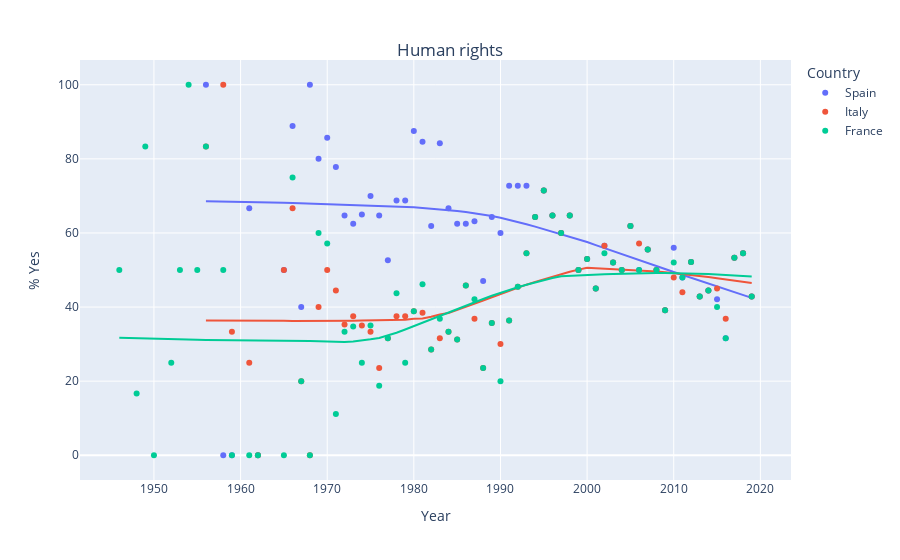
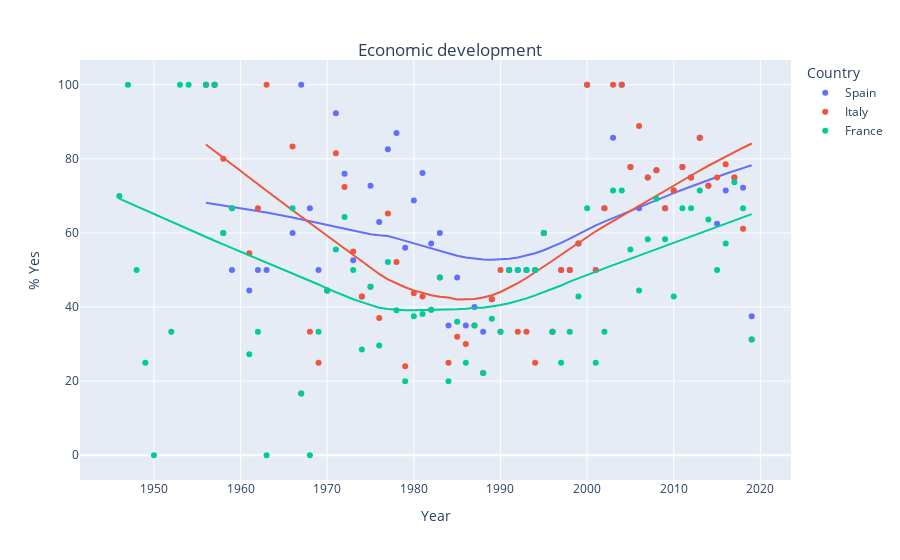
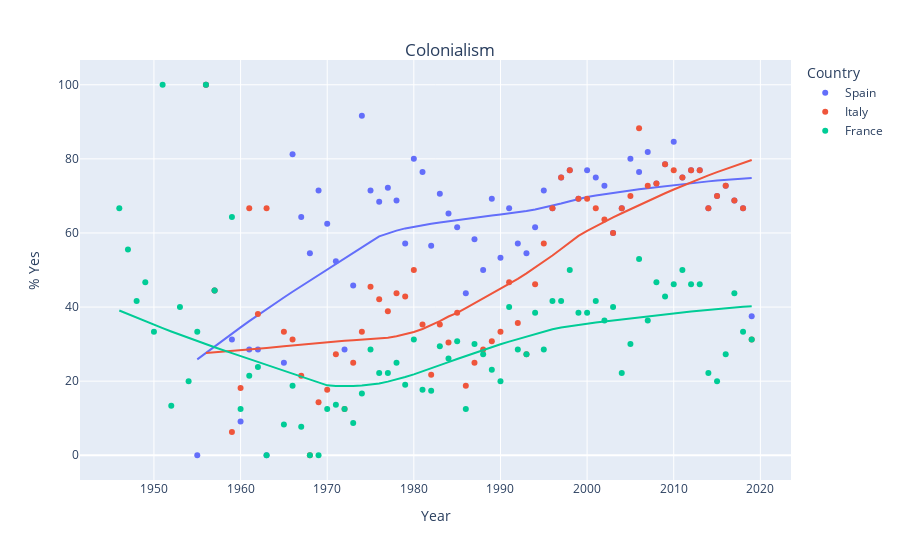
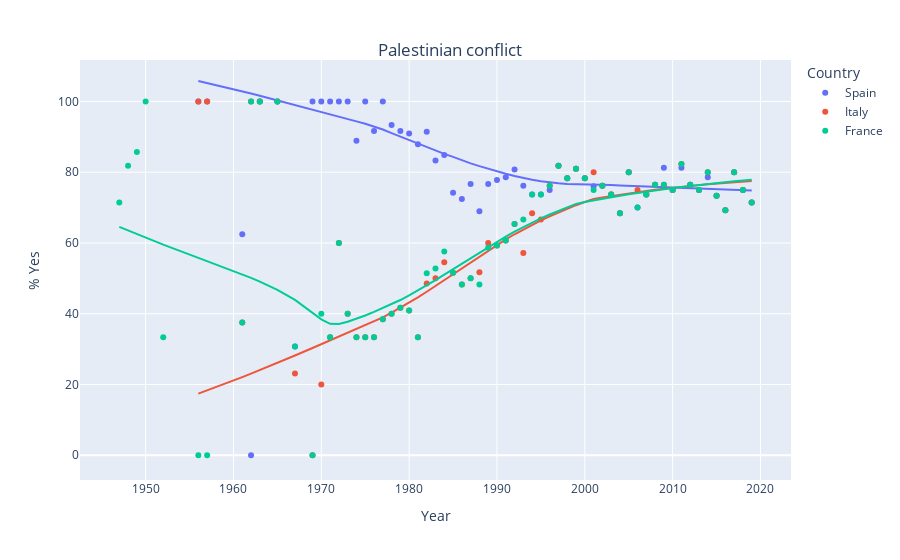

Notebook cell for these charts, in order:
### Markdown cell above
Now that we have our focus countries, we can make pretty pictures.

You can just run the cell below - assuming you have done all the parts above!

### Code cell
def make_plot(countries,issue):
    '''
    A Python function that takes in the list of countries and issues and makes
    a scatter plot of each issue with a trendline for each country.
    '''
    x_data = []
    y_data = []
    c_data = []
    for cntry in countries:
        my_group = c_groups.get_group((cntry,issue))
        for y in my_group['year'].unique():
            x_data.append(y)
            tot_yes = sum(my_group[my_group['year']==y]['vote']=='yes')
            percent_yes = tot_yes/len(my_group[my_group['year']==y])*100
            y_data.append(percent_yes)
            c_data.append(cntry)

    fig = px.scatter(x=x_data, y=y_data,color=c_data,trendline="lowess",labels={"color": "Country"})

    fig.update_layout(
        title={
            'text': issue + '<br>',
            'y':0.9,
            'x':0.5,
            'xanchor': 'center',
            'yanchor': 'top'})
    fig.update_yaxes(title_text="% Yes")
    fig.update_xaxes(title_text="Year")
    fig.show()
    
for iss in issues:
    make_plot(countries,iss)
